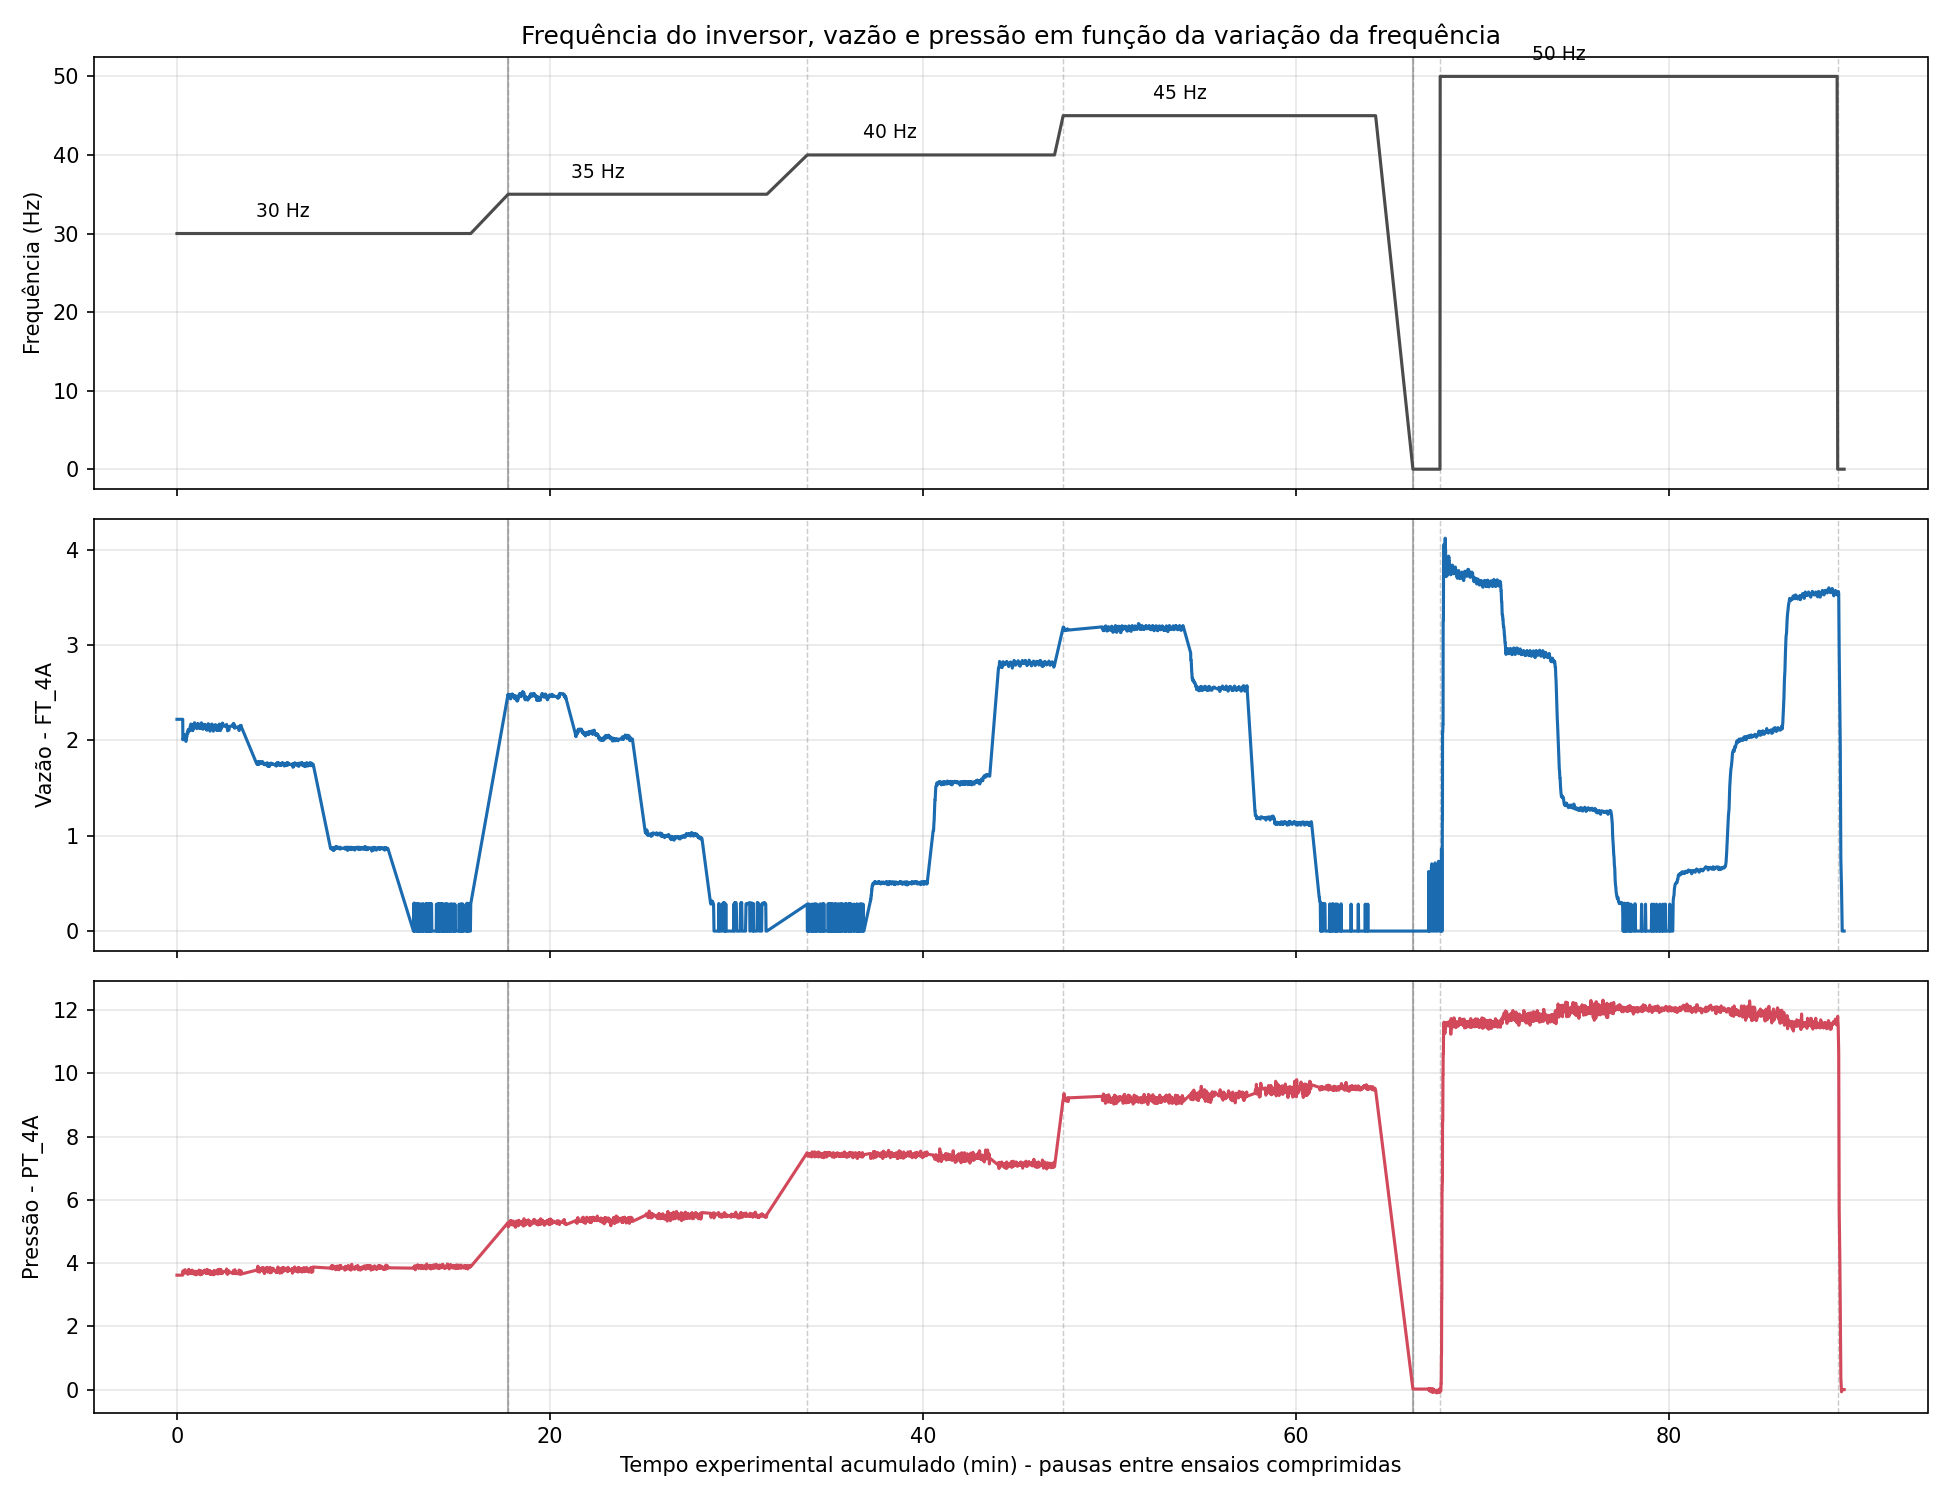

Write the Python code that produced this figure.
import pandas as pd
import matplotlib.pyplot as plt

# Carregar os dados coletados
file_path = 'DadosTratados.xlsx'
data = pd.read_excel(file_path)

# A coleta tem pausas reais entre sessões (reconfiguração do inversor, troca de
# dia), que não carregam informação sobre a dinâmica da planta. Para visualizar a
# variação completa da frequência (30 -> 35 -> 40 -> 45 -> 50 Hz) em um único
# gráfico, sem que essas pausas distorçam a escala de tempo, cada sessão contínua
# (ensaio) é reposicionada em um eixo de "tempo experimental" acumulado, com um
# intervalo fixo pequeno entre sessões apenas para deixar a quebra visível.
gap = data['Timestamp'].diff()
ensaio_id = (gap > pd.Timedelta(minutes=10)).cumsum()

intervalo_entre_ensaios_min = 2.0
tempo_experimental = pd.Series(index=data.index, dtype=float)
offset = 0.0
limites_ensaio = []

for eid, idx in data.groupby(ensaio_id).groups.items():
    t0 = data.loc[idx, 'Timestamp'].iloc[0]
    decorrido_min = (data.loc[idx, 'Timestamp'] - t0).dt.total_seconds() / 60.0
    tempo_experimental.loc[idx] = decorrido_min + offset
    limites_ensaio.append(offset)
    offset += decorrido_min.max() + intervalo_entre_ensaios_min

data['tempo_experimental'] = tempo_experimental

freq = data['Inversor']
vazao = data['FT_4A']
pressao = data['PT_4A']

# Transições de frequência (mudanças de patamar) para marcar no gráfico
transicoes = data['tempo_experimental'][freq.diff().fillna(0) != 0]

fig, (ax_freq, ax_vazao, ax_pressao) = plt.subplots(3, 1, figsize=(13, 10), sharex=True)

for ax in (ax_freq, ax_vazao, ax_pressao):
    for t in limites_ensaio[1:]:
        ax.axvline(t, color='gray', linestyle='-', linewidth=1.0, alpha=0.6)
    for t in transicoes:
        ax.axvline(t, color='gray', linestyle='--', linewidth=0.7, alpha=0.4)
    ax.grid(True, alpha=0.3)

ax_freq.plot(data['tempo_experimental'], freq, color='#4B4B4B', linewidth=1.5)
ax_freq.set_ylabel('Frequência (Hz)')
ax_freq.set_title('Frequência do inversor, vazão e pressão em função da variação da frequência')

ax_vazao.plot(data['tempo_experimental'], vazao, color='#1B6BB0', linewidth=1.5)
ax_vazao.set_ylabel('Vazão - FT_4A')

ax_pressao.plot(data['tempo_experimental'], pressao, color='#D1495B', linewidth=1.5)
ax_pressao.set_ylabel('Pressão - PT_4A')
ax_pressao.set_xlabel('Tempo experimental acumulado (min) - pausas entre ensaios comprimidas')

# Anotar cada patamar de frequência com o valor em Hz, na primeira sessão em
# que ele aparece
patamares_anotados = set()
for eid, idx in data.groupby(ensaio_id).groups.items():
    sub = data.loc[idx]
    for f, bloco in sub.groupby('Inversor'):
        if f == 0 or f in patamares_anotados:
            continue
        patamares_anotados.add(f)
        x_meio = bloco['tempo_experimental'].median()
        ax_freq.annotate(f'{int(f)} Hz', xy=(x_meio, f), xytext=(0, 8),
                          textcoords='offset points', ha='center', fontsize=9)

plt.tight_layout()
fig.savefig('variacao_freq_pressao_vazao.png', dpi=150)
plt.show()
